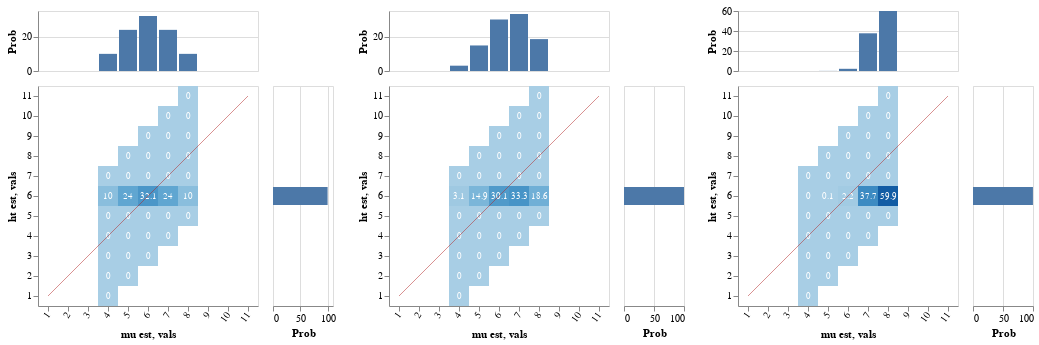

Notebook code for this chart:
### Markdown cell above
#### Pragmatic listener hears:

> "Bill's height is 6; John and Mary are that short too"

Again, since the lexica all entail that a "6-short person" has height 6, the distribution over worlds is certain

But now, the various strengthenings lead ultimately to a pragmatic conclusion that 6 is almost certainly below the median

The evaluativity effect here is much stronger

### Code cell
writeIORef cacheRef (0, Map.empty) 
vlShow . sidewaysDists <$> sequence
  [ -- margHeatFromDist <$> enumD (first (`ht` John) <$> indicesPriorFlat)
    margHeatFromDist <$> enumD (first (`ht` John) <$> listener infoLUMAndExact cacheRef (0, UShrt, andDenExact0))
  , margHeatFromDist <$> enumD (first (`ht` John) <$> listener infoLUMAndExact cacheRef (1, UShrt, andDenExact0))
  , margHeatFromDist <$> enumD (first (`ht` John) <$> listener infoLUMAndExact cacheRef (2, UShrt, andDenExact0))
  ]

### Figure 1 — Vega-Lite specification as saved in the notebook (floating-point values rounded to 4 significant figures)
{"$schema": "https://vega.github.io/schema/vega-lite/v3.json", "hconcat": [{"$schema": "https://vega.github.io/schema/vega-lite/v3.json", "bounds": "flush", "config": {"scale": {"rectBandPaddingInner": 0}}, "data": {"values": [{"ht est": "1", "mu est": "4", "probability": 0}, {"ht est": "2", "mu est": "4", "probability": 0}, {"ht est": "2", "mu est": "5", "probability": 0}, {"ht est": "3", "mu est": "4", "probability": 0}, {"ht est": "3", "mu est": "5", "probability": 0}, {"ht est": "3", "mu est": "6", "probability": 0}, {"ht est": "4", "mu est": "4", "probability": 0}, {"ht est": "4", "mu est": "5", "probability": 0}, {"ht est": "4", "mu est": "6", "probability": 0}, {"ht est": "4", "mu est": "7", "probability": 0}, {"ht est": "5", "mu est": "4", "probability": 0}, {"ht est": "5", "mu est": "5", "probability": 0}, {"ht est": "5", "mu est": "6", "probability": 0}, {"ht est": "5", "mu est": "7", "probability": 0}, {"ht est": "5", "mu est": "8", "probability": 0}, {"ht est": "6", "mu est": "4", "probability": 10}, {"ht est": "6", "mu est": "5", "probability": 24}, {"ht est": "6", "mu est": "6", "probability": 32.1}, {"ht est": "6", "mu est": "7", "probability": 24}, {"ht est": "6", "mu est": "8", "probability": 10}, {"ht est": "7", "mu est": "4", "probability": 0}, {"ht est": "7", "mu est": "5", "probability": 0}, {"ht est": "7", "mu est": "6", "probability": 0}, {"ht est": "7", "mu est": "7", "probability": 0}, {"ht est": "7", "mu est": "8", "probability": 0}, {"ht est": "8", "mu est": "5", "probability": 0}, {"ht est": "8", "mu est": "6", "probability": 0}, {"ht est": "8", "mu est": "7", "probability": 0}, {"ht est": "8", "mu est": "8", "probability": 0}, {"ht est": "9", "mu est": "6", "probability": 0}, {"ht est": "9", "mu est": "7", "probability": 0}, {"ht est": "9", "mu est": "8", "probability": 0}, {"ht est": "10", "mu est": "7", "probability": 0}, {"ht est": "10", "mu est": "8", "probability": 0}, {"ht est": "11", "mu est": "8", "probability": 0}]}, "spacing": 15, "vconcat": [{"encoding": {"x": {"axis": null, "field": "mu est", "scale": {"domain": ["1", "2", "3", "4", "5", "6", "7", "8", "9", "10", "11"], "rangeStep": 30}, "sort": null, "type": "ordinal"}, "y": {"aggregate": "sum", "axis": {"title": "Prob"}, "field": "probability", "type": "quantitative"}}, "height": 60, "mark": "bar"}, {"bounds": "flush", "hconcat": [{"encoding": {"x": {"axis": {"labelAngle": -55}, "field": "mu est", "scale": {"domain": ["1", "2", "3", "4", "5", "6", "7", "8", "9", "10", "11"], "rangeStep": 30}, "sort": null, "type": "ordinal"}, "y": {"axis": {"labelAngle": 0}, "field": "ht est", "scale": {"domain": ["11", "10", "9", "8", "7", "6", "5", "4", "3", "2", "1"], "rangeStep": 30}, "sort": null, "type": "ordinal"}}, "layer": [{"encoding": {"color": {"aggregate": "sum", "field": "probability", "legend": null, "scale": {"scheme": {"extent": [0.2, 0.9], "name": "blues"}}, "type": "quantitative"}}, "mark": "rect"}, {"encoding": {"color": {"value": "white"}, "text": {"aggregate": "sum", "field": "probability", "type": "quantitative"}}, "mark": {"fontSize": 9, "type": "text"}}, {"data": {"values": [{"vals": "1"}, {"vals": "2"}, {"vals": "3"}, {"vals": "4"}, {"vals": "5"}, {"vals": "6"}, {"vals": "7"}, {"vals": "8"}, {"vals": "9"}, {"vals": "10"}, {"vals": "11"}]}, "encoding": {"x": {"field": "vals", "sort": null, "type": "ordinal"}, "y": {"field": "vals", "sort": null, "type": "ordinal"}}, "mark": {"opacity": 0.5, "stroke": "firebrick", "strokeWidth": 1, "type": "line"}}]}, {"encoding": {"x": {"aggregate": "sum", "axis": {"title": "Prob"}, "field": "probability", "type": "quantitative"}, "y": {"axis": null, "field": "ht est", "scale": {"domain": ["11", "10", "9", "8", "7", "6", "5", "4", "3", "2", "1"], "rangeStep": 30}, "sort": null, "type": "ordinal"}}, "mark": "bar", "width": 60}], "spacing": 15}]}, {"$schema": "https://vega.github.io/schema/vega-lite/v3.json", "bounds": "flush", "config": {"scale": {"rectBandPaddingInner": 0}}, "data": {"values": [{"ht est": "1", "mu est": "4", "probability": 0}, {"ht est": "2", "mu est": "4", "probability": 0}, {"ht est": "2", "mu est": "5", "probability": 0}, {"ht est": "3", "mu est": "4", "probability": 0}, {"ht est": "3", "mu est": "5", "probability": 0}, {"ht est": "3", "mu est": "6", "probability": 0}, {"ht est": "4", "mu est": "4", "probability": 0}, {"ht est": "4", "mu est": "5", "probability": 0}, {"ht est": "4", "mu est": "6", "probability": 0}, {"ht est": "4", "mu est": "7", "probability": 0}, {"ht est": "5", "mu est": "4", "probability": 0}, {"ht est": "5", "mu est": "5", "probability": 0}, {"ht est": "5", "mu est": "6", "probability": 0}, {"ht est": "5", "mu est": "7", "probability": 0}, {"ht est": "5", "mu est": "8", "probability": 0}, {"ht est": "6", "mu est": "4", "probability": 3.1}, {"ht est": "6", "mu est": "5", "probability": 14.9}, {"ht est": "6", "mu est": "6", "probability": 30.1}, {"ht est": "6", "mu est": "7", "probability": 33.3}, {"ht est": "6", "mu est": "8", "probability": 18.6}, {"ht est": "7", "mu est": "4", "probability": 0}, {"ht est": "7", "mu est": "5", "probability": 0}, {"ht est": "7", "mu est": "6", "probability": 0}, {"ht est": "7", "mu est": "7", "probability": 0}, {"ht est": "7", "mu est": "8", "probability": 0}, {"ht est": "8", "mu est": "5", "probability": 0}, {"ht est": "8", "mu est": "6", "probability": 0}, {"ht est": "8", "mu est": "7", "probability": 0}, {"ht est": "8", "mu est": "8", "probability": 0}, {"ht est": "9", "mu est": "6", "probability": 0}, {"ht est": "9", "mu est": "7", "probability": 0}, {"ht est": "9", "mu est": "8", "probability": 0}, {"ht est": "10", "mu est": "7", "probability": 0}, {"ht est": "10", "mu est": "8", "probability": 0}, {"ht est": "11", "mu est": "8", "probability": 0}]}, "spacing": 15, "vconcat": [{"encoding": {"x": {"axis": null, "field": "mu est", "scale": {"domain": ["1", "2", "3", "4", "5", "6", "7", "8", "9", "10", "11"], "rangeStep": 30}, "sort": null, "type": "ordinal"}, "y": {"aggregate": "sum", "axis": {"title": "Prob"}, "field": "probability", "type": "quantitative"}}, "height": 60, "mark": "bar"}, {"bounds": "flush", "hconcat": [{"encoding": {"x": {"axis": {"labelAngle": -55}, "field": "mu est", "scale": {"domain": ["1", "2", "3", "4", "5", "6", "7", "8", "9", "10", "11"], "rangeStep": 30}, "sort": null, "type": "ordinal"}, "y": {"axis": {"labelAngle": 0}, "field": "ht est", "scale": {"domain": ["11", "10", "9", "8", "7", "6", "5", "4", "3", "2", "1"], "rangeStep": 30}, "sort": null, "type": "ordinal"}}, "layer": [{"encoding": {"color": {"aggregate": "sum", "field": "probability", "legend": null, "scale": {"scheme": {"extent": [0.2, 0.9], "name": "blues"}}, "type": "quantitative"}}, "mark": "rect"}, {"encoding": {"color": {"value": "white"}, "text": {"aggregate": "sum", "field": "probability", "type": "quantitative"}}, "mark": {"fontSize": 9, "type": "text"}}, {"data": {"values": [{"vals": "1"}, {"vals": "2"}, {"vals": "3"}, {"vals": "4"}, {"vals": "5"}, {"vals": "6"}, {"vals": "7"}, {"vals": "8"}, {"vals": "9"}, {"vals": "10"}, {"vals": "11"}]}, "encoding": {"x": {"field": "vals", "sort": null, "type": "ordinal"}, "y": {"field": "vals", "sort": null, "type": "ordinal"}}, "mark": {"opacity": 0.5, "stroke": "firebrick", "strokeWidth": 1, "type": "line"}}]}, {"encoding": {"x": {"aggregate": "sum", "axis": {"title": "Prob"}, "field": "probability", "type": "quantitative"}, "y": {"axis": null, "field": "ht est", "scale": {"domain": ["11", "10", "9", "8", "7", "6", "5", "4", "3", "2", "1"], "rangeStep": 30}, "sort": null, "type": "ordinal"}}, "mark": "bar", "width": 60}], "spacing": 15}]}, {"$schema": "https://vega.github.io/schema/vega-lite/v3.json", "bounds": "flush", "config": {"scale": {"rectBandPaddingInner": 0}}, "data": {"values": [{"ht est": "1", "mu est": "4", "probability": 0}, {"ht est": "2", "mu est": "4", "probability": 0}, {"ht est": "2", "mu est": "5", "probability": 0}, {"ht est": "3", "mu est": "4", "probability": 0}, {"ht est": "3", "mu est": "5", "probability": 0}, {"ht est": "3", "mu est": "6", "probability": 0}, {"ht est": "4", "mu est": "4", "probability": 0}, {"ht est": "4", "mu est": "5", "probability": 0}, {"ht est": "4", "mu est": "6", "probability": 0}, {"ht est": "4", "mu est": "7", "probability": 0}, {"ht est": "5", "mu est": "4", "probability": 0}, {"ht est": "5", "mu est": "5", "probability": 0}, {"ht est": "5", "mu est": "6", "probability": 0}, {"ht est": "5", "mu est": "7", "probability": 0}, {"ht est": "5", "mu est": "8", "probability": 0}, {"ht est": "6", "mu est": "4", "probability": 0}, {"ht est": "6", "mu est": "5", "probability": 0.1}, {"ht est": "6", "mu est": "6", "probability": 2.2}, {"ht est": "6", "mu est": "7", "probability": 37.7}, {"ht est": "6", "mu est": "8", "probability": 59.9}, {"ht est": "7", "mu est": "4", "probability": 0}, {"ht est": "7", "mu est": "5", "probability": 0}, {"ht est": "7", "mu est": "6", "probability": 0}, {"ht est": "7", "mu est": "7", "probability": 0}, {"ht est": "7", "mu est": "8", "probability": 0}, {"ht est": "8", "mu est": "5", "probability": 0}, {"ht est": "8", "mu est": "6", "probability": 0}, {"ht est": "8", "mu est": "7", "probability": 0}, {"ht est": "8", "mu est": "8", "probability": 0}, {"ht est": "9", "mu est": "6", "probability": 0}, {"ht est": "9", "mu est": "7", "probability": 0}, {"ht est": "9", "mu est": "8", "probability": 0}, {"ht est": "10", "mu est": "7", "probability": 0}, {"ht est": "10", "mu est": "8", "probability": 0}, {"ht est": "11", "mu est": "8", "probability": 0}]}, "spacing": 15, "vconcat": [{"encoding": {"x": {"axis": null, "field": "mu est", "scale": {"domain": ["1", "2", "3", "4", "5", "6", "7", "8", "9", "10", "11"], "rangeStep": 30}, "sort": null, "type": "ordinal"}, "y": {"aggregate": "sum", "axis": {"title": "Prob"}, "field": "probability", "type": "quantitative"}}, "height": 60, "mark": "bar"}, {"bounds": "flush", "hconcat": [{"encoding": {"x": {"axis": {"labelAngle": -55}, "field": "mu est", "scale": {"domain": ["1", "2", "3", "4", "5", "6", "7", "8", "9", "10", "11"], "rangeStep": 30}, "sort": null, "type": "ordinal"}, "y": {"axis": {"labelAngle": 0}, "field": "ht est", "scale": {"domain": ["11", "10", "9", "8", "7", "6", "5", "4", "3", "2", "1"], "rangeStep": 30}, "sort": null, "type": "ordinal"}}, "layer": [{"encoding": {"color": {"aggregate": "sum", "field": "probability", "legend": null, "scale": {"scheme": {"extent": [0.2, 0.9], "name": "blues"}}, "type": "quantitative"}}, "mark": "rect"}, {"encoding": {"color": {"value": "white"}, "text": {"aggregate": "sum", "field": "probability", "type": "quantitative"}}, "mark": {"fontSize": 9, "type": "text"}}, {"data": {"values": [{"vals": "1"}, {"vals": "2"}, {"vals": "3"}, {"vals": "4"}, {"vals": "5"}, {"vals": "6"}, {"vals": "7"}, {"vals": "8"}, {"vals": "9"}, {"vals": "10"}, {"vals": "11"}]}, "encoding": {"x": {"field": "vals", "sort": null, "type": "ordinal"}, "y": {"field": "vals", "sort": null, "type": "ordinal"}}, "mark": {"opacity": 0.5, "stroke": "firebrick", "strokeWidth": 1, "type": "line"}}]}, {"encoding": {"x": {"aggregate": "sum", "axis": {"title": "Prob"}, "field": "probability", "type": "quantitative"}, "y": {"axis": null, "field": "ht est", "scale": {"domain": ["11", "10", "9", "8", "7", "6", "5", "4", "3", "2", "1"], "rangeStep": 30}, "sort": null, "type": "ordinal"}}, "mark": "bar", "width": 60}], "spacing": 15}]}]}
